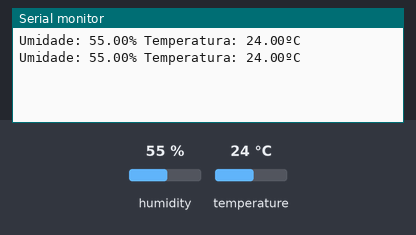
This sketch was run on a simulated Arduino Uno, built with avr-gcc and run on an emulated ATmega328P. On the bench: the last lines printed to the serial monitor. Inputs (shaded band) come from the test bench; at power-on: humidity 55 %, temperature 24 °C.

Above: at 2.8 s.
2.9 s: humidity set to 22 %
At 5.3 s:
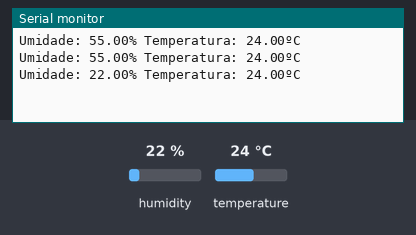
5.6 s: temperature set to 12 °C
At 6.7 s:
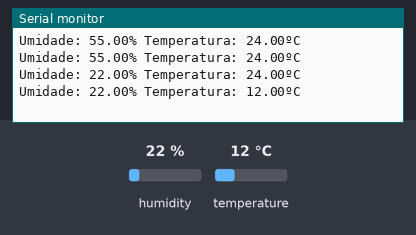
8.3 s: humidity set to 40 %
At 11.5 s:
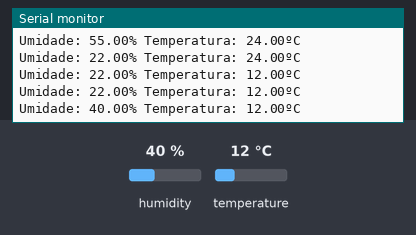
Timing chart, 0 to 13.0 s (numbered marks = the images above; inputs shaded):
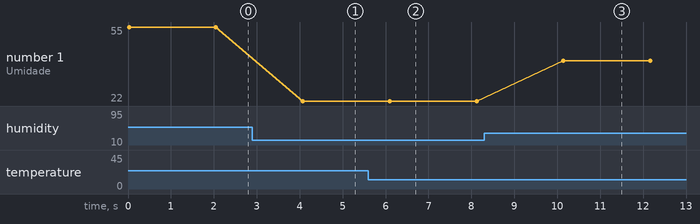

The sketch:

sensorDHT.ino
```cpp
#include "DHT.h"
#define dht_type DHT11 //define qual o tipo de sensor DHTxx que se está utilizando DHT dht_1 = DHT (dht_pin, dht_type); //pode-se configurar diversos sensores DHTXX
int dht_pin = A2;
DHT dht_1 = DHT(dht_pin, dht_type);

void setup()
{
Serial.begin(9600);
dht_1.begin();
}
void loop()
{
float umidade = dht_1.readHumidity();
float temperatura = dht_1.readTemperature ();
if (isnan (temperatura) or isnan (umidade))
{
Serial.println("Erro ao ler o DHI");
}
else
{
Serial.print("Umidade: ");
Serial.print (umidade);
Serial.print("% ");
Serial.print("Temperatura: ");
Serial.print (temperatura);
Serial.println("ºC");
}
delay(2000);
}
```

Measured:
- after the input at 2.9 s, the serial monitor: prints a new line after 1.2 s (image 1)
- after the input at 5.6 s, the serial monitor: prints a new line after 0.50 s (image 2)
- after the input at 8.3 s, the serial monitor: prints a new line after 1.8 s (image 3)
- plotted number 1: 55 → 22 after the input at 2.9 s, 22 → 40 after the input at 8.3 s
